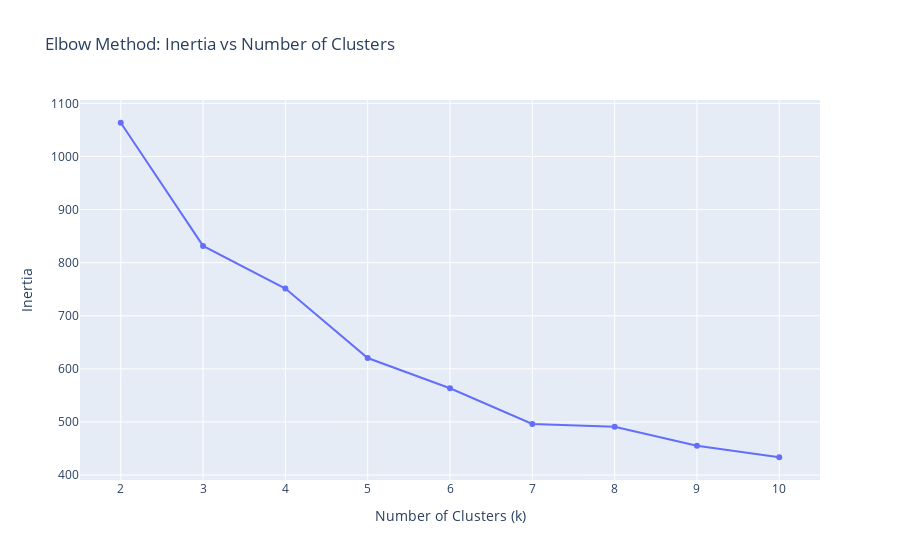

The notebook cell saved with this chart:
### Code cell
#line plot to show inertia_errors as a function of n_clusters
#also to determine the optim,al number of clusters for the final model

# Prepare DataFrame
df_plot = pd.DataFrame({
    'n_clusters': list(n_clusters),
    'inertia': inertia_errors
})

# Create line plot
fig = px.line(
    df_plot,
    x='n_clusters',
    y='inertia',
    markers=True,
    title='Elbow Method: Inertia vs Number of Clusters'
)

fig.update_layout(
    xaxis_title='Number of Clusters (k)',
    yaxis_title='Inertia',
    xaxis=dict(dtick=1)
)

fig.show()

### Figure 1 — Plotly figure (JSON) as saved in the notebook; plotly's stock layout.template omitted (floating-point values rounded to 4 significant figures)
{"data": [{"hovertemplate": "n_clusters=%{x}<br>inertia=%{y}<extra></extra>", "legendgroup": "", "line": {"color": "#636efa", "dash": "solid"}, "marker": {"symbol": "circle"}, "mode": "lines+markers", "name": "", "orientation": "v", "showlegend": false, "type": "scatter", "x": [2, 3, 4, 5, 6, 7, 8, 9, 10], "xaxis": "x", "y": [1063.0, 831.5, 751.2, 620.4, 563.6, 496.3, 490.8, 455.0, 433.5], "yaxis": "y"}], "layout": {"legend": {"tracegroupgap": 0}, "title": {"text": "Elbow Method: Inertia vs Number of Clusters"}, "xaxis": {"anchor": "y", "domain": [0, 1], "dtick": 1, "title": {"text": "Number of Clusters (k)"}}, "yaxis": {"anchor": "x", "domain": [0, 1], "title": {"text": "Inertia"}}}}
